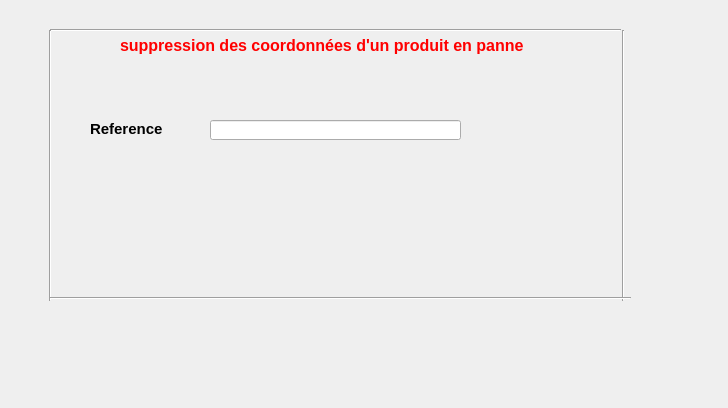
<?xml version="1.0" encoding="UTF-8"?>
<ui version="4.0">
 <class>supprimerPP</class>
 <widget class="QDialog" name="supprimerPP">
  <property name="geometry">
   <rect>
    <x>0</x>
    <y>0</y>
    <width>728</width>
    <height>408</height>
   </rect>
  </property>
  <property name="windowTitle">
   <string>Dialog</string>
  </property>
  <widget class="QLabel" name="label">
   <property name="geometry">
    <rect>
     <x>120</x>
     <y>30</y>
     <width>441</width>
     <height>31</height>
    </rect>
   </property>
   <property name="text">
    <string>&lt;!DOCTYPE HTML PUBLIC &quot;-//W3C//DTD HTML 4.0//EN&quot; &quot;http://www.w3.org/TR/REC-html40/strict.dtd&quot;&gt;
&lt;html&gt;&lt;head&gt;&lt;meta name=&quot;qrichtext&quot; content=&quot;1&quot; /&gt;&lt;style type=&quot;text/css&quot;&gt;
p, li { white-space: pre-wrap; }
&lt;/style&gt;&lt;/head&gt;&lt;body style=&quot; font-family:'MS Shell Dlg 2'; font-size:8.25pt; font-weight:400; font-style:normal;&quot;&gt;
&lt;p style=&quot; margin-top:0px; margin-bottom:0px; margin-left:0px; margin-right:0px; -qt-block-indent:0; text-indent:0px;&quot;&gt;&lt;span style=&quot; font-size:12pt; font-weight:600; color:#ff0000;&quot;&gt;suppression des coordonnées d'un produit en panne&lt;/span&gt;&lt;/p&gt;&lt;/body&gt;&lt;/html&gt;</string>
   </property>
  </widget>
  <widget class="QLabel" name="refPB">
   <property name="geometry">
    <rect>
     <x>90</x>
     <y>120</y>
     <width>91</width>
     <height>16</height>
    </rect>
   </property>
   <property name="text">
    <string>&lt;!DOCTYPE HTML PUBLIC &quot;-//W3C//DTD HTML 4.0//EN&quot; &quot;http://www.w3.org/TR/REC-html40/strict.dtd&quot;&gt;
&lt;html&gt;&lt;head&gt;&lt;meta name=&quot;qrichtext&quot; content=&quot;1&quot; /&gt;&lt;style type=&quot;text/css&quot;&gt;
p, li { white-space: pre-wrap; }
&lt;/style&gt;&lt;/head&gt;&lt;body style=&quot; font-family:'MS Shell Dlg 2'; font-size:8.25pt; font-weight:400; font-style:normal;&quot;&gt;
&lt;p style=&quot; margin-top:0px; margin-bottom:0px; margin-left:0px; margin-right:0px; -qt-block-indent:0; text-indent:0px;&quot;&gt;&lt;span style=&quot; font-size:11pt; font-weight:600;&quot;&gt;Reference&lt;/span&gt;&lt;/p&gt;&lt;/body&gt;&lt;/html&gt;</string>
   </property>
  </widget>
  <widget class="QPushButton" name="supprimerPB">
   <property name="geometry">
    <rect>
     <x>480</x>
     <y>100</y>
     <width>81</width>
     <height>41</height>
    </rect>
   </property>
   <property name="text">
    <string/>
   </property>
   <property name="icon">
    <iconset resource="Images.qrc">
     <normaloff>:/icon/Icon/poubelle.jpg</normaloff>:/icon/Icon/poubelle.jpg</iconset>
   </property>
   <property name="iconSize">
    <size>
     <width>50</width>
     <height>50</height>
    </size>
   </property>
   <property name="flat">
    <bool>true</bool>
   </property>
  </widget>
  <widget class="QLineEdit" name="refLE1">
   <property name="geometry">
    <rect>
     <x>210</x>
     <y>120</y>
     <width>251</width>
     <height>20</height>
    </rect>
   </property>
  </widget>
  <widget class="Line" name="line">
   <property name="geometry">
    <rect>
     <x>50</x>
     <y>20</y>
     <width>571</width>
     <height>20</height>
    </rect>
   </property>
   <property name="orientation">
    <enum>Qt::Horizontal</enum>
   </property>
  </widget>
  <widget class="Line" name="line_2">
   <property name="geometry">
    <rect>
     <x>40</x>
     <y>30</y>
     <width>20</width>
     <height>271</height>
    </rect>
   </property>
   <property name="orientation">
    <enum>Qt::Vertical</enum>
   </property>
  </widget>
  <widget class="Line" name="line_3">
   <property name="geometry">
    <rect>
     <x>613</x>
     <y>30</y>
     <width>20</width>
     <height>271</height>
    </rect>
   </property>
   <property name="orientation">
    <enum>Qt::Vertical</enum>
   </property>
  </widget>
  <widget class="Line" name="line_4">
   <property name="geometry">
    <rect>
     <x>50</x>
     <y>290</y>
     <width>581</width>
     <height>16</height>
    </rect>
   </property>
   <property name="orientation">
    <enum>Qt::Horizontal</enum>
   </property>
  </widget>
  <widget class="QPushButton" name="retourPB">
   <property name="geometry">
    <rect>
     <x>30</x>
     <y>340</y>
     <width>91</width>
     <height>51</height>
    </rect>
   </property>
   <property name="text">
    <string/>
   </property>
   <property name="icon">
    <iconset resource="Images.qrc">
     <normaloff>:/icon/Icon/28.png</normaloff>:/icon/Icon/28.png</iconset>
   </property>
   <property name="iconSize">
    <size>
     <width>50</width>
     <height>50</height>
    </size>
   </property>
   <property name="flat">
    <bool>true</bool>
   </property>
  </widget>
  <widget class="QLabel" name="label_2">
   <property name="geometry">
    <rect>
     <x>0</x>
     <y>-50</y>
     <width>751</width>
     <height>461</height>
    </rect>
   </property>
   <property name="text">
    <string/>
   </property>
   <property name="pixmap">
    <pixmap resource="Images.qrc">:/Arriere/images/supprimer.jpg</pixmap>
   </property>
  </widget>
  <zorder>label_2</zorder>
  <zorder>label</zorder>
  <zorder>refPB</zorder>
  <zorder>supprimerPB</zorder>
  <zorder>refLE1</zorder>
  <zorder>line</zorder>
  <zorder>line_2</zorder>
  <zorder>line_3</zorder>
  <zorder>line_4</zorder>
  <zorder>retourPB</zorder>
 </widget>
 <resources>
  <include location="Images.qrc"/>
 </resources>
 <connections/>
</ui>
